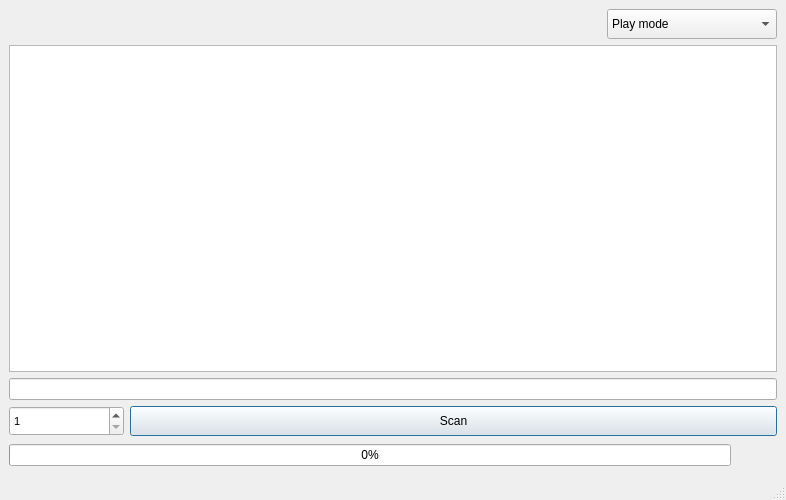
<?xml version="1.0" encoding="UTF-8"?>
<ui version="4.0">
 <class>MainWindow</class>
 <widget class="QMainWindow" name="MainWindow">
  <property name="geometry">
   <rect>
    <x>0</x>
    <y>0</y>
    <width>786</width>
    <height>500</height>
   </rect>
  </property>
  <property name="sizePolicy">
   <sizepolicy hsizetype="Maximum" vsizetype="Preferred">
    <horstretch>0</horstretch>
    <verstretch>0</verstretch>
   </sizepolicy>
  </property>
  <property name="minimumSize">
   <size>
    <width>0</width>
    <height>30</height>
   </size>
  </property>
  <property name="windowTitle">
   <string>PornHubScanner</string>
  </property>
  <widget class="QWidget" name="centralwidget">
   <layout class="QGridLayout" name="gridLayout">
    <item row="0" column="0">
     <layout class="QHBoxLayout" name="horizontalLayout">
      <item>
       <widget class="QLabel" name="label_2">
        <property name="text">
         <string>&lt;html&gt;&lt;head/&gt;&lt;body&gt;&lt;p&gt;&lt;img src=&quot;:/icons/logo.png&quot;/&gt;&lt;/p&gt;&lt;/body&gt;&lt;/html&gt;</string>
        </property>
       </widget>
      </item>
      <item>
       <spacer name="horizontalSpacer">
        <property name="orientation">
         <enum>Qt::Horizontal</enum>
        </property>
        <property name="sizeHint" stdset="0">
         <size>
          <width>40</width>
          <height>20</height>
         </size>
        </property>
       </spacer>
      </item>
      <item>
       <widget class="QComboBox" name="actionBox">
        <property name="minimumSize">
         <size>
          <width>170</width>
          <height>30</height>
         </size>
        </property>
        <item>
         <property name="text">
          <string>Play mode</string>
         </property>
         <property name="icon">
          <iconset resource="icons.qrc">
           <normaloff>:/icons/play.svg</normaloff>:/icons/play.svg</iconset>
         </property>
        </item>
        <item>
         <property name="text">
          <string>Download mode</string>
         </property>
         <property name="icon">
          <iconset resource="icons.qrc">
           <normaloff>:/icons/download.svg</normaloff>:/icons/download.svg</iconset>
         </property>
        </item>
       </widget>
      </item>
     </layout>
    </item>
    <item row="1" column="0">
     <widget class="QListWidget" name="videoList">
      <property name="minimumSize">
       <size>
        <width>256</width>
        <height>0</height>
       </size>
      </property>
      <property name="styleSheet">
       <string notr="true">QListView {
	    show-decoration-selected: 1;
}

QListView::item {
	padding: 5px;
}</string>
      </property>
      <property name="alternatingRowColors">
       <bool>true</bool>
      </property>
     </widget>
    </item>
    <item row="3" column="0">
     <layout class="QHBoxLayout" name="horizontalLayout_3">
      <item>
       <widget class="QSpinBox" name="pageBox">
        <property name="sizePolicy">
         <sizepolicy hsizetype="Fixed" vsizetype="Fixed">
          <horstretch>0</horstretch>
          <verstretch>0</verstretch>
         </sizepolicy>
        </property>
        <property name="minimumSize">
         <size>
          <width>115</width>
          <height>30</height>
         </size>
        </property>
        <property name="maximumSize">
         <size>
          <width>16777215</width>
          <height>30</height>
         </size>
        </property>
        <property name="font">
         <font>
          <pointsize>8</pointsize>
         </font>
        </property>
        <property name="minimum">
         <number>1</number>
        </property>
        <property name="maximum">
         <number>1000</number>
        </property>
       </widget>
      </item>
      <item>
       <widget class="QPushButton" name="scanButton">
        <property name="minimumSize">
         <size>
          <width>0</width>
          <height>30</height>
         </size>
        </property>
        <property name="text">
         <string>Scan</string>
        </property>
        <property name="autoDefault">
         <bool>true</bool>
        </property>
        <property name="default">
         <bool>true</bool>
        </property>
       </widget>
      </item>
     </layout>
    </item>
    <item row="4" column="0">
     <layout class="QHBoxLayout" name="horizontalLayout_2">
      <item>
       <widget class="QProgressBar" name="progressBar">
        <property name="enabled">
         <bool>true</bool>
        </property>
        <property name="value">
         <number>0</number>
        </property>
       </widget>
      </item>
      <item>
       <widget class="QPushButton" name="abortButton">
        <property name="enabled">
         <bool>true</bool>
        </property>
        <property name="minimumSize">
         <size>
          <width>35</width>
          <height>27</height>
         </size>
        </property>
        <property name="maximumSize">
         <size>
          <width>16777215</width>
          <height>27</height>
         </size>
        </property>
        <property name="text">
         <string/>
        </property>
        <property name="icon">
         <iconset resource="icons.qrc">
          <normaloff>:/icons/abort.png</normaloff>:/icons/abort.png</iconset>
        </property>
        <property name="flat">
         <bool>true</bool>
        </property>
       </widget>
      </item>
     </layout>
    </item>
    <item row="2" column="0">
     <widget class="QLineEdit" name="lineEdit">
      <property name="readOnly">
       <bool>true</bool>
      </property>
     </widget>
    </item>
   </layout>
  </widget>
  <widget class="QStatusBar" name="statusbar"/>
  <action name="actionPil">
   <property name="text">
    <string>pil</string>
   </property>
  </action>
 </widget>
 <resources>
  <include location="icons.qrc"/>
 </resources>
 <connections>
  <connection>
   <sender>videoList</sender>
   <signal>itemSelectionChanged()</signal>
   <receiver>lineEdit</receiver>
   <slot>clear()</slot>
   <hints>
    <hint type="sourcelabel">
     <x>141</x>
     <y>245</y>
    </hint>
    <hint type="destinationlabel">
     <x>278</x>
     <y>48</y>
    </hint>
   </hints>
  </connection>
  <connection>
   <sender>videoList</sender>
   <signal>itemDoubleClicked(QListWidgetItem*)</signal>
   <receiver>lineEdit</receiver>
   <slot>clear()</slot>
   <hints>
    <hint type="sourcelabel">
     <x>261</x>
     <y>262</y>
    </hint>
    <hint type="destinationlabel">
     <x>395</x>
     <y>48</y>
    </hint>
   </hints>
  </connection>
  <connection>
   <sender>pageBox</sender>
   <signal>valueChanged(int)</signal>
   <receiver>lineEdit</receiver>
   <slot>clear()</slot>
   <hints>
    <hint type="sourcelabel">
     <x>124</x>
     <y>434</y>
    </hint>
    <hint type="destinationlabel">
     <x>599</x>
     <y>48</y>
    </hint>
   </hints>
  </connection>
  <connection>
   <sender>scanButton</sender>
   <signal>clicked()</signal>
   <receiver>videoList</receiver>
   <slot>clear()</slot>
   <hints>
    <hint type="sourcelabel">
     <x>611</x>
     <y>434</y>
    </hint>
    <hint type="destinationlabel">
     <x>496</x>
     <y>397</y>
    </hint>
   </hints>
  </connection>
 </connections>
</ui>
